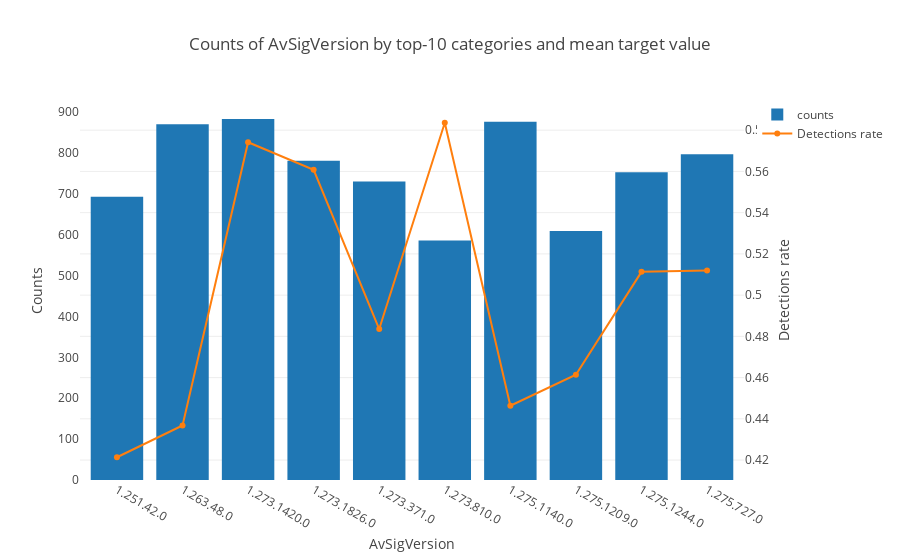

This figure's notebook cell:
### Code cell
plot_cat('AvSigVersion')

### Figure 1 — Plotly figure (JSON) as saved in the notebook; plotly's stock layout.template omitted (floating-point values rounded to 4 significant figures)
{"data": [{"name": "counts", "type": "bar", "uid": "15bb7929-9431-4199-98a1-81699a2422d9", "x": ["1.251.42.0", "1.263.48.0", "1.273.1420.0", "1.273.1826.0", "1.273.371.0", "1.273.810.0", "1.275.1140.0", "1.275.1209.0", "1.275.1244.0", "1.275.727.0"], "y": [693, 870, 883, 781, 730, 586, 876, 609, 753, 797]}, {"name": "Detections rate", "type": "scatter", "uid": "f98b42fc-0df4-4dfc-8a02-fc5eebf996a7", "x": ["1.251.42.0", "1.263.48.0", "1.273.1420.0", "1.273.1826.0", "1.273.371.0", "1.273.810.0", "1.275.1140.0", "1.275.1209.0", "1.275.1244.0", "1.275.727.0"], "y": [0.4214, 0.4368, 0.5742, 0.5608, 0.4836, 0.5836, 0.4463, 0.4614, 0.5113, 0.5119], "yaxis": "y2"}], "layout": {"legend": {"orientation": "v"}, "title": {"text": "Counts of AvSigVersion by top-10 categories and mean target value"}, "xaxis": {"showgrid": false, "showline": false, "title": {"text": "AvSigVersion"}, "zeroline": false}, "yaxis": {"showgrid": false, "showline": false, "title": {"text": "Counts"}, "zeroline": false}, "yaxis2": {"overlaying": "y", "side": "right", "title": {"text": "Detections rate"}}}}
